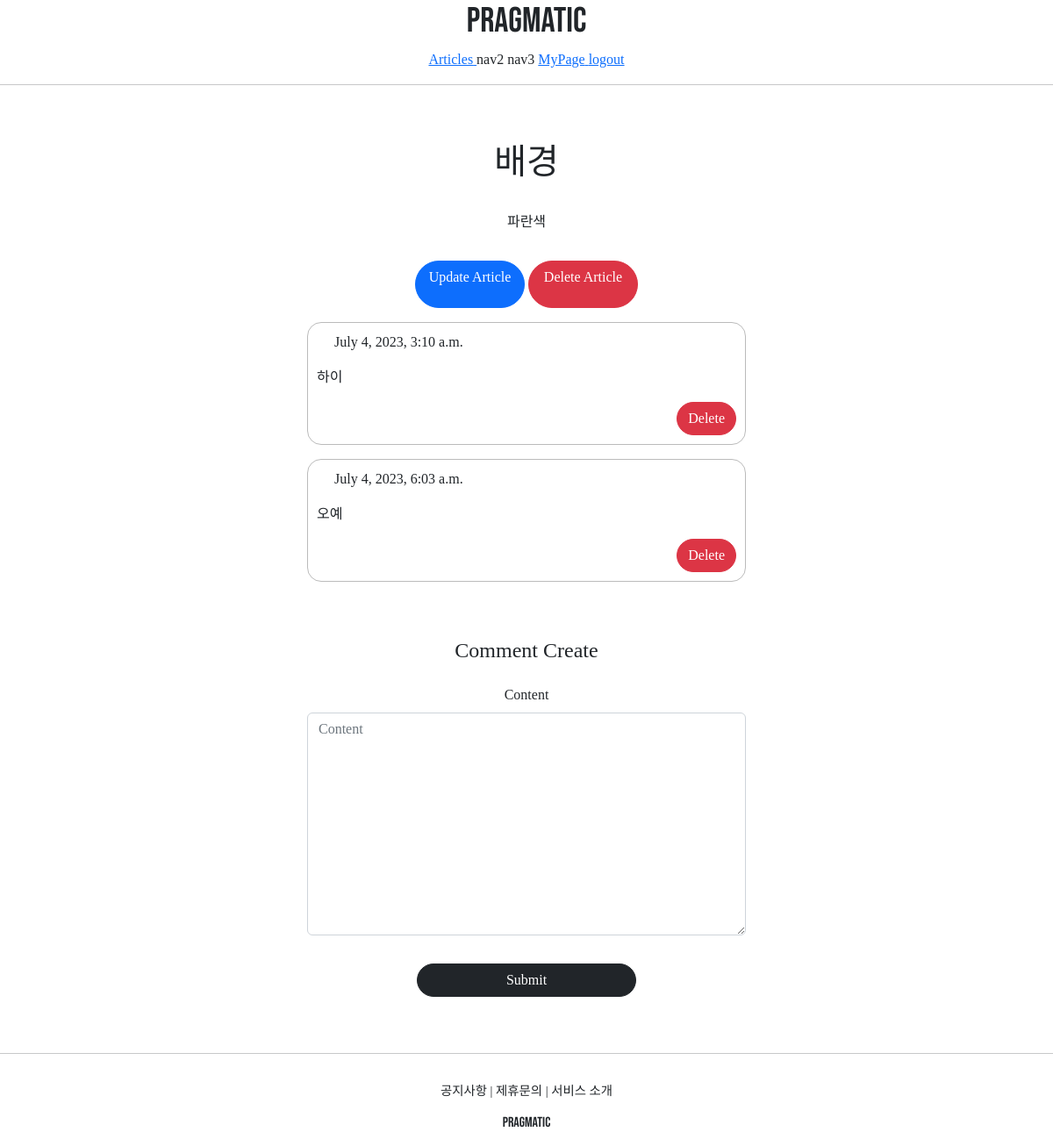
The page /articles/detail/6 (signed in) on the database its author committed.
### articleapp/models.py (models this page shows)
class Article(models.Model):
    writer = models.ForeignKey(User, on_delete=models.SET_NULL, related_name='article', null=True)
    title = models.CharField(max_length=200, null=True)
    image = models.ImageField(upload_to='article/', null=False)
    content = models.TextField(null=True)
    created_at = models.DateField(auto_now_add=True, null=True)

### commentapp/models.py (models this page shows)
class Comment(models.Model):
    article = models.ForeignKey(Article, on_delete=models.SET_NULL, null=True, related_name='comment')
    writer = models.ForeignKey(User, on_delete=models.SET_NULL, null=True, related_name='comment')
    content = models.TextField(null=False)
    created_at = models.DateTimeField(auto_now=True)

### articleapp/views.py (the view)
# urls.py: path('detail/<int:pk>', ArticleDetailView.as_view(), name='detail'),
class ArticleDetailView(DetailView, FormMixin):
    model = Article
    context_object_name = 'target_article'
    form_class = CommentCreationForm
    template_name = 'articleapp/detail.html'

### commentapp/forms.py
class CommentCreationForm(ModelForm):
    class Meta:
        model = Comment
        fields = ['content']

### articleapp/templates/articleapp/detail.html (shortened to what this page needs)
{% extends 'base.html' %}
{% load bootstrap4 %}
{% block content %}
<div style="text-align: center; max-width: 500px; margin: 4rem auto">
    <div>
        <h1>
            {{ target_article.title }}
        </h1>
        <p style="">
            {{ target_article.content }}
        </p>
        {% if target_article.writer == user %}
        <a href="{% url 'articleapp:update' pk=target_article.pk %}"
           class="btn btn-primary rounded-pill col-3 mt-3">
            <p>Update Article</p>
        </a>
        <a href="{% url 'articleapp:delete' pk=target_article.pk %}"
            class="btn btn-danger rounded-pill col-3 mt-3">
            <p>Delete Article</p>
        </a>
        {% endif %}
        {% for comment in target_article.comment.all %}
            {% include 'commentapp/detail.html' with comment=comment %}
        {% endfor %}
        {% include 'commentapp/create.html' with article=target_article %}
    </div>
</div>
{% endblock %}

### commentapp/templates/commentapp/detail.html (shortened to what this page needs)
<div style="border: 1px solid; text-align: left; padding: 2%; margin: 1rem 0; border-radius: 1rem;
  border-color: #bbb;">
  <div>
    {{ comment.created_at }}
  </div>
  <div style="margin: 1rem 0;">
    {{ comment.content }}
  </div>
  {% if comment.writer == user %}
  <div style="text-align: right;">
    <a href="{% url 'commentapp:delete' pk=comment.pk %}" \\
        class="btn btn-danger rounded-pill">
      Delete
    </a>
  </div>
  {% endif %}
</div>

### rows shown on the page
Article: title "배경", content "파란색"
Comment: created_at "July 4, 2023, 3:10 a.m.", content "하이", shows "Delete"
Comment: created_at "July 4, 2023, 6:03 a.m.", content "오예", shows "Delete"
